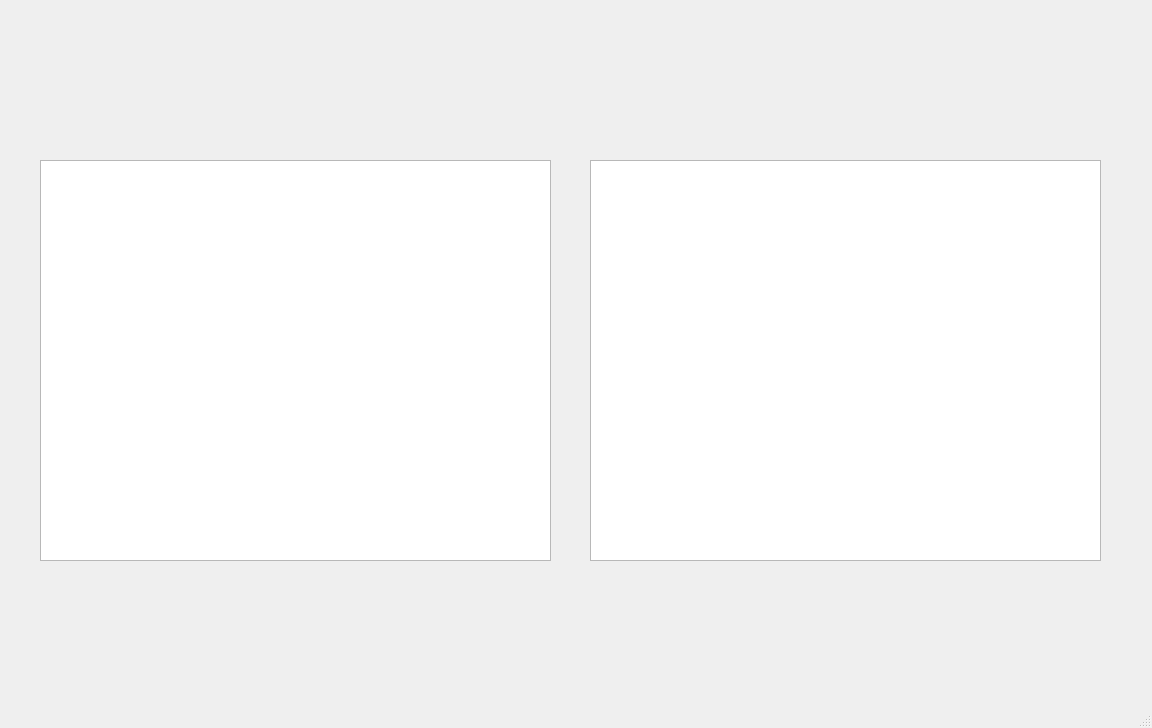
<?xml version="1.0" encoding="UTF-8"?>
<ui version="4.0">
 <class>MainWindow</class>
 <widget class="QMainWindow" name="MainWindow">
  <property name="geometry">
   <rect>
    <x>0</x>
    <y>0</y>
    <width>1152</width>
    <height>728</height>
   </rect>
  </property>
  <property name="windowTitle">
   <string>MainWindow</string>
  </property>
  <property name="styleSheet">
   <string notr="true">/*表头样式*/
QTableView  QHeaderView::section
{

 /*背景色*/
 background:qlineargradient(spread:pad,x1:0,y1:0,x2:0,y2:1,stop:0 #D8D9DE,stop:1 rgb(100,150,230)); 
 /*文字颜色*/
 color:white; 
 /*边框样式*/
 border:1px solid red; 
}
 
QTableView
{ 
/*每行交替色*/  
alternate-background-color:  lightgray;  
/*网格线颜色*/
gridline-color:yellow; 
/*字体大小*/
font-size:16px;
/*去除虚线框*/
outline:none;
}



/*左上角按钮*/
QTableView QTableCornerButton::section {
    background: gold;
    border: 2px outset cywn;
}
 

/*选中item*/
QTableView::item:selected
{  
  background:red;
}

/* 鼠标悬浮item*/
QTableView::item:hover
{ 
 background:blue;
}
</string>
  </property>
  <widget class="QWidget" name="centralwidget">
   <widget class="QTableView" name="tableView">
    <property name="geometry">
     <rect>
      <x>40</x>
      <y>160</y>
      <width>511</width>
      <height>401</height>
     </rect>
    </property>
   </widget>
   <widget class="QTableWidget" name="tableWidget">
    <property name="geometry">
     <rect>
      <x>590</x>
      <y>160</y>
      <width>511</width>
      <height>401</height>
     </rect>
    </property>
   </widget>
  </widget>
  <widget class="QMenuBar" name="menubar">
   <property name="geometry">
    <rect>
     <x>0</x>
     <y>0</y>
     <width>1152</width>
     <height>26</height>
    </rect>
   </property>
  </widget>
  <widget class="QStatusBar" name="statusbar"/>
 </widget>
 <resources/>
 <connections/>
</ui>
